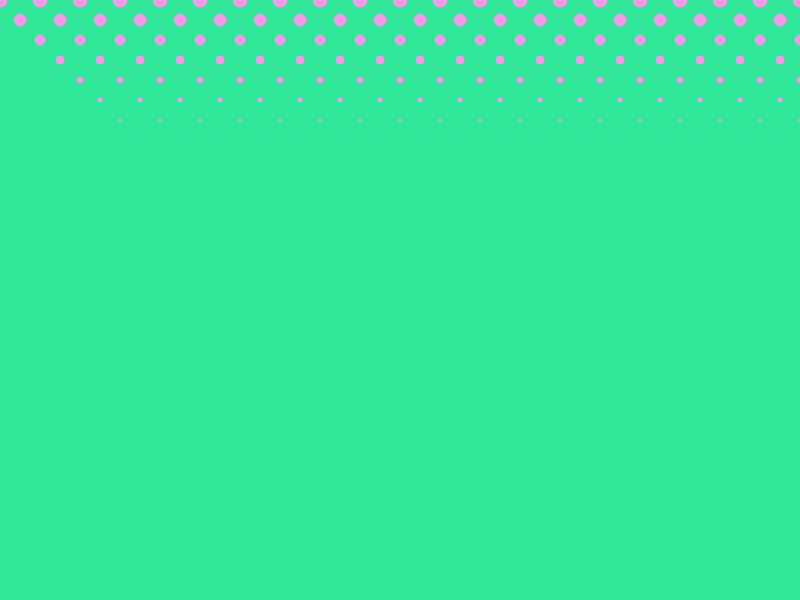
Frame 1 (no input)
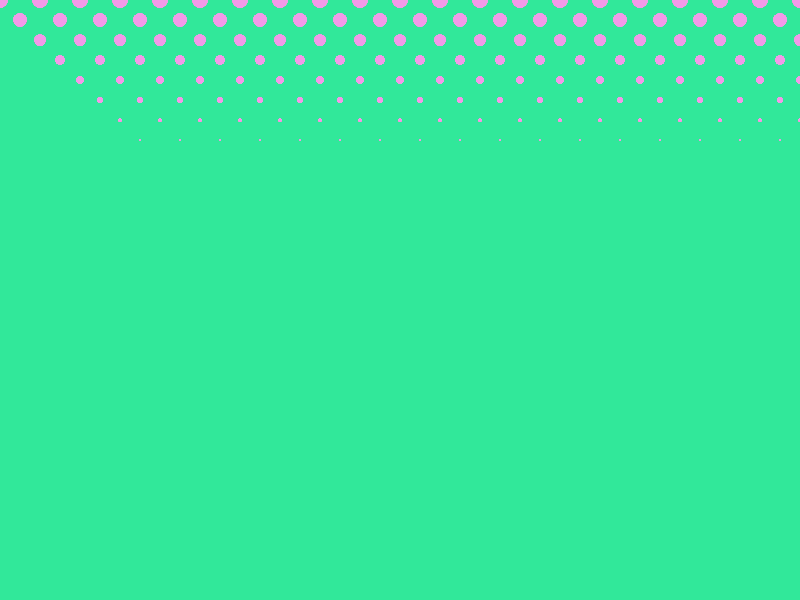
Frame 60 (no input)
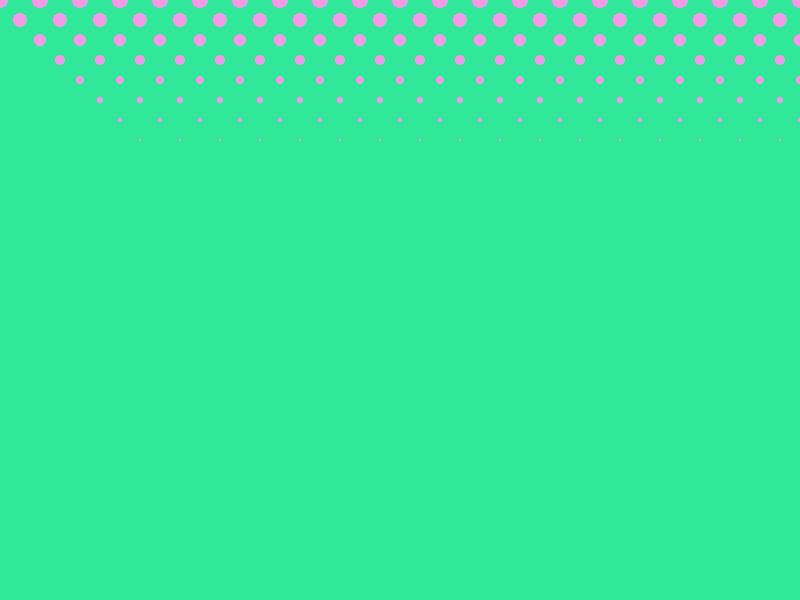
Frame 120 (the mouse pressed at the canvas centre since frame 60)

The p5.js sketch that drew these frames (run headless with seeded random() and noise() and a simulated clock; from frame 60 on, the mouse is pressed at the canvas centre):

// p5.js sketch
// ── sketch.js
function setup() {
  createCanvas(800,600);
  noStroke();
  background(49, 232, 154);
  fill(242, 154, 232);
}

function draw() {
  for (y = 0; y < height-450; y += 20)
    for (x = 0; x < width+10; x += 40) {
      ellipse(x+y, y, (150-y)/10, (150-y)/10)
    }
}
